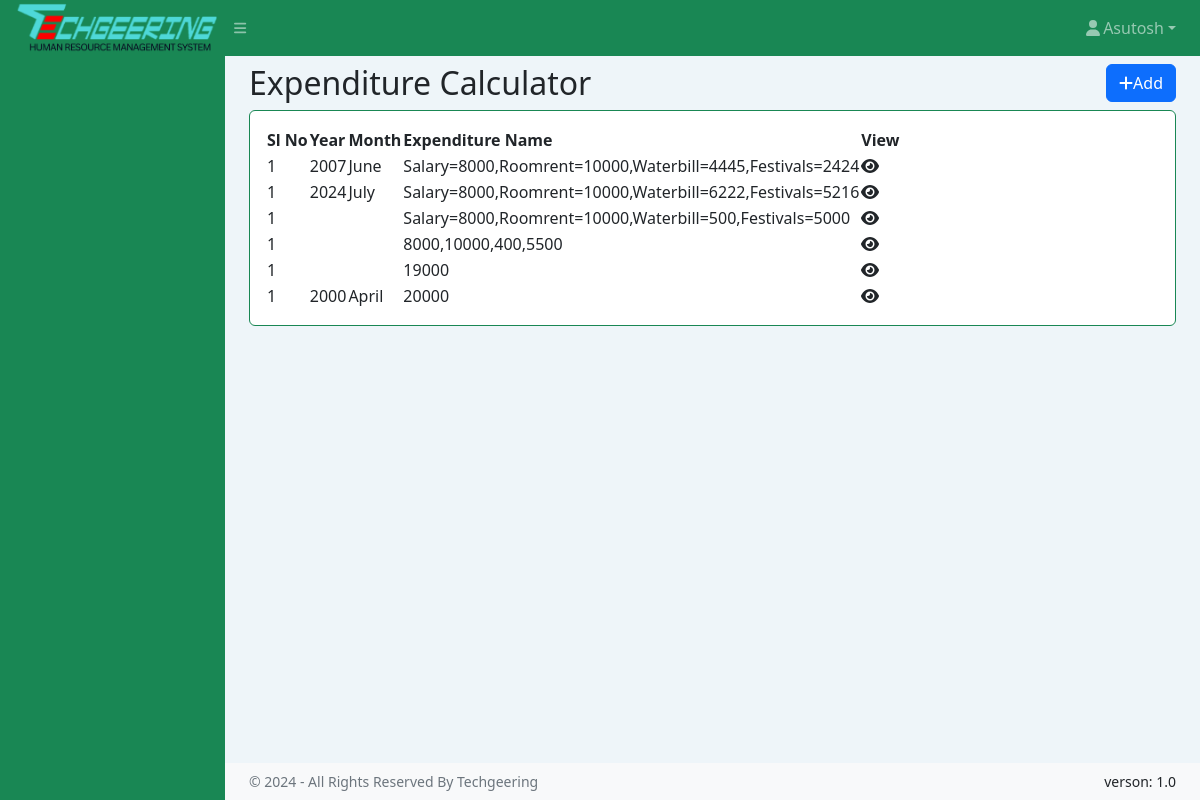
Page /expenditure_calculator.php on the earlier database version.
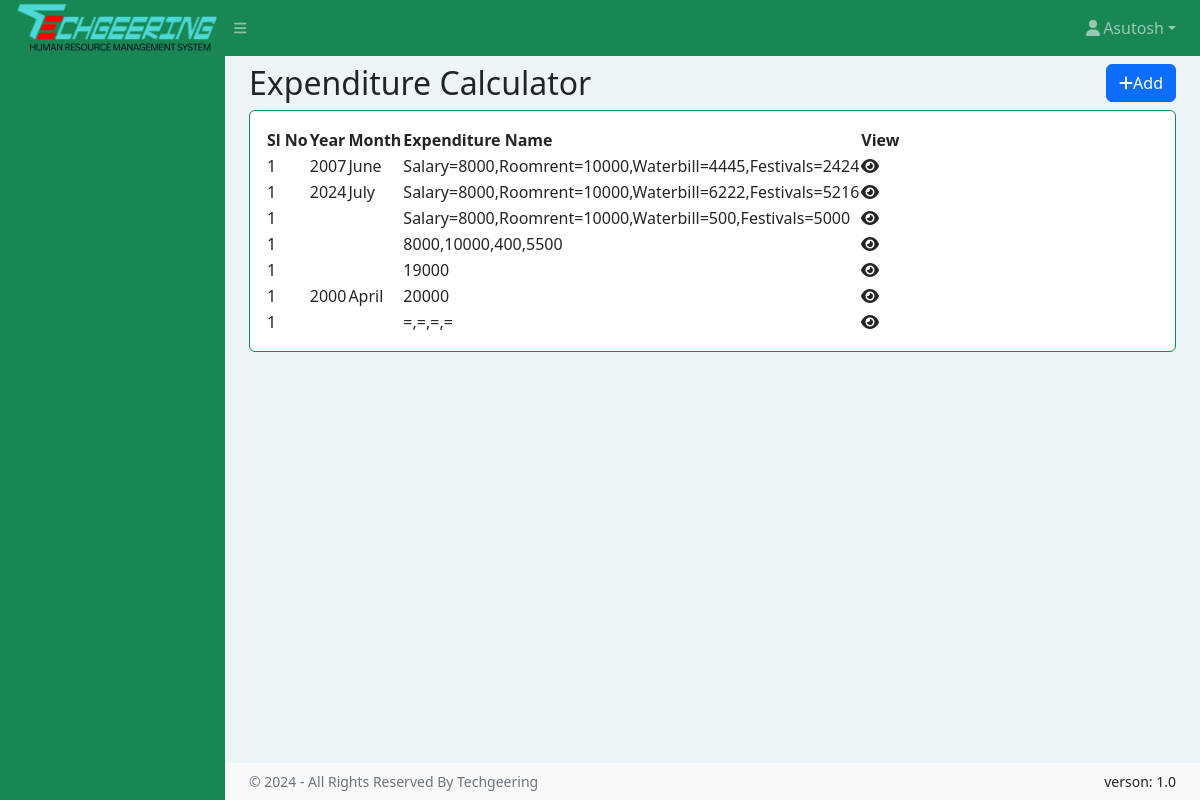
Same page on the later database version.
### tables this page shows
CREATE TABLE `expenditure_calculator` (
  `id` int(11) NOT NULL,
  `year` varchar(20) NOT NULL,
  `month` varchar(20) NOT NULL,
  `name` longtext NOT NULL
);

### expenditure_calculator.php (the view, shortened to what this page needs)
<!DOCTYPE html>
<html lang="en">
<head>
    <link href="https://cdn.jsdelivr.net/npm/simple-datatables@7.1.2/dist/style.min.css" rel="stylesheet" />
    <link href="assets/css/styles.css" rel="stylesheet" />
</head>
<body class="sb-nav-fixed">
    <?php include 'common/topnav.php' ?>
    <div id="layoutSidenav">
        <?php include 'common/sidenav.php' ?>
        <div id="layoutSidenav_content">
            <main>
                <div class="container-fluid px-4">
                    <div class="d-flex justify-content-between align-items-center">
                        <h2 class="my-2">Expenditure Calculator</h2>
                        <button type="button" class="btn btn-primary" data-bs-toggle="modal"
                            data-bs-target="#addexpenditure">
                            <i class="fa-solid fa-plus"></i>Add
                        </button>
                    </div>
                    <div class="card mb-4">
                        <div class="card-body">
                            <table id="datatablesSimple">
                                <thead>
                                    <tr>
                                        <th>Sl No</th>
                                        <th>Year</th>
                                        <th>Month</th>
                                        <th>Expenditure Name</th>
                                        <th>View</th>
                                    </tr>
                                </thead>
                                <tbody>
                                    <?php
                                    include "common/conn.php";
                                    $sql = "SELECT * FROM expenditure_calculator";
                                    $result = $conn->query($sql);
                                    $slno = 1;
                                    if ($result->num_rows > 0) {
                                        while ($row = $result->fetch_assoc()) {
                                            $id = $row['id'];
                                            ?>
                                            <tr>
                                                <td><?php echo $slno; ?></td>
                                                <td><?php echo $row["year"]; ?></td>
                                                <td><?php echo $row["month"]; ?></td>
                                                <td><?php echo $row["name"]; ?></td>
                                                <td>
                                                    <a data-bs-toggle="modal"
                                                        data-bs-target="#paragraphmodal_<?php echo $id; ?>">
                                                        <i class="fas fa-eye"></i>
                                                    </a>
                                                </td>
                                            </tr>
                                            <div class="modal fade" id="paragraphmodal_<?php echo $id; ?>" tabindex="-1"
                                                aria-labelledby="exampleModalLabel" aria-hidden="true">
                                                <div class="modal-dialog modal-lg">
                                                    <div class="modal-content">
                                                            <?php
                                        } ?>
                                                </div>
                                            </div>
                                        </div>
                                        <?php
                                    } else {
                                        echo "0 results";
                                    }
                                    ?>
                                </tbody>
                            </table>
                        </div>
                    </div>
                </div>
            </main>
            <?php include 'common/copyrightfooter.php' ?>
        </div>
    </div>
</body>
</html>

Differences in the rows shown:
added expenditure_calculator: slno "1", name "=,=,=,="
